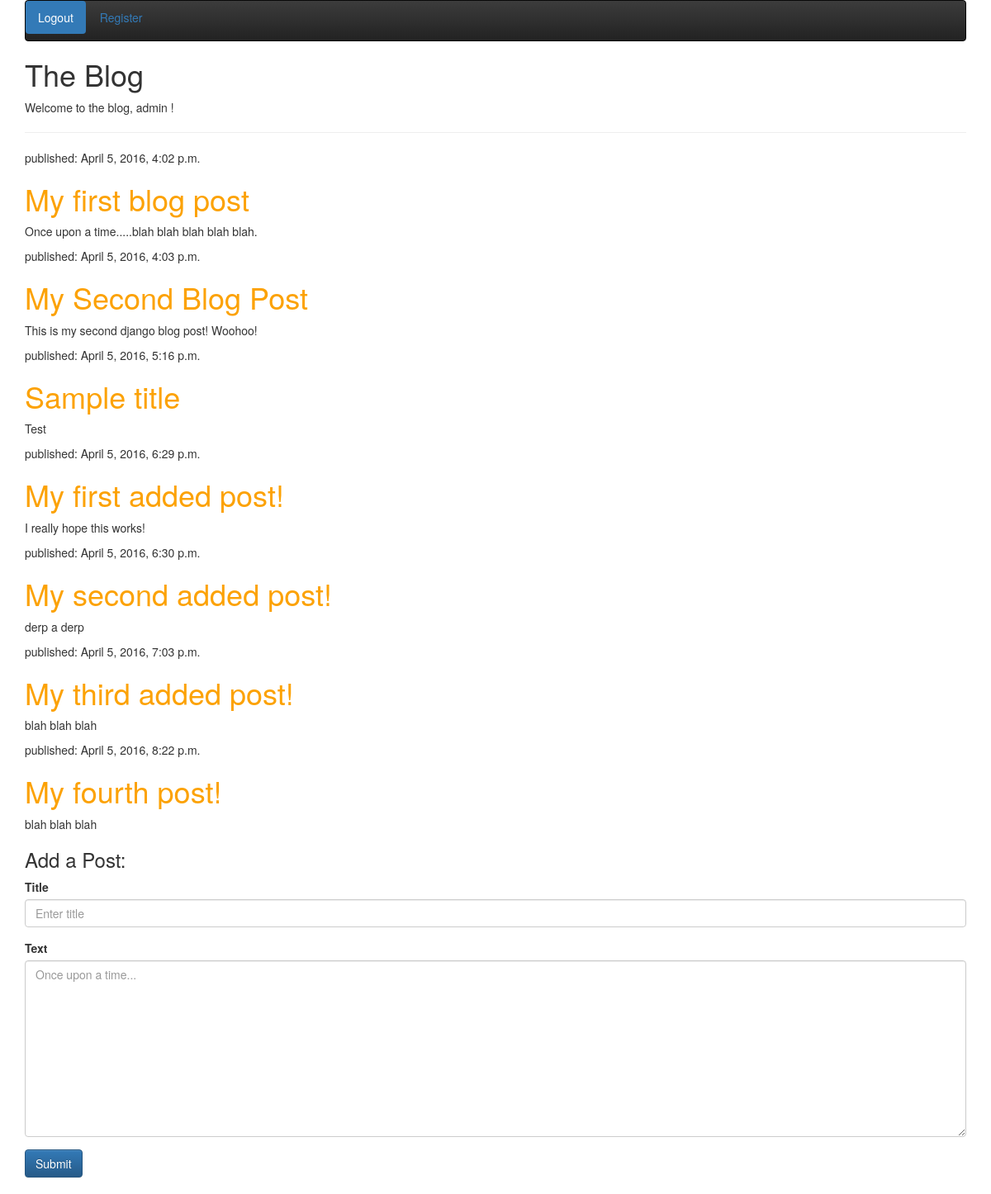
The app's page / (signed in) with its own data.
### my_blog/models.py (models this page shows)
class Post(models.Model):
	author = models.ForeignKey(User)
	title = models.CharField(max_length=200)
	text = models.TextField()
	created_date = models.DateTimeField(default=timezone.now)
	published_date = models.DateTimeField(blank=True, null=True)
	def publish(self):
		self.published_date = timezone.now()
		self.save()
	def __str__(self):
		return self.title

### my_blog/views.py (the view)
# urls.py: url(r'^$', views.post_list, name='post_list'), # Match localhost:8000/ to the view "post_list"
def post_list(request):
    posts = Post.objects.filter(published_date__lte=timezone.now()).order_by('published_date')
    username = request.session['username']
    if(username):
    	return render(request, 'my_blog/post_list.html', {'posts': posts, 'username': username})
    else:
    	return render(request, 'my_blog/post_list.html', {'posts': posts, 'username': ''})

### my_blog/templates/my_blog/post_list.html (shortened to what this page needs)
{% load staticfiles %}
<!DOCTYPE html>
<html lang="en">
  <head>
    <link rel="stylesheet" href="//maxcdn.bootstrapcdn.com/bootstrap/3.2.0/css/bootstrap.min.css">
	  <link rel="stylesheet" href="//maxcdn.bootstrapcdn.com/bootstrap/3.2.0/css/bootstrap-theme.min.css">
    <link rel="stylesheet" href="{% static 'css/style.css' %}">
  </head>
  <body>
    <div class="container">
	    <nav class="navbar navbar-inverse">
	      <ul class="nav nav-pills">
        {% if username == '' %}
	        <li role="presentation" class="active"><a href="/login">Login</a></li>
	        <li role="presentation"><a href="/register">Register</a></li>
        {% else %}
          <li role="presentation" class="active"><a href="/logout">Logout</a></li>
          <li role="presentation"><a href="/register">Register</a></li>
        {% endif %}
	      </ul>
	    </nav>
	    <h1>The Blog</h1>
      {% if username == '' %}
      <p>Welcome to the blog!</p>
      {% else %}
	    <p>Welcome to the blog, {{ username }} !</p>
      {% endif %}
      <hr>
      {% for post in posts %}
          <div>
              <p>published: {{ post.published_date }}</p>
              <h1><a href="{% url 'post_detail' pk=post.pk %}">{{ post.title }}</a></h1>
              <p>{{ post.text|linebreaks }}</p>
          </div>
      {% endfor %}
      {% if username != '' %}
      <h3> Add a Post: </h3>
      <form action="{% url 'post_create' %}" method="post">{% csrf_token %}
        <fieldset class="form-group">
          <label for="exampleInputEmail1">Title</label>
          <input type="text" name="title" class="form-control" id="exampleInputEmail1" placeholder="Enter title">
        </fieldset>
        <fieldset class="form-group">
          <label for="exampleInputPassword1">Text</label>
          <textarea name="text" class="form-control" id="exampleInputPassword1" placeholder="Once upon a time..." rows="10"></textarea>
        </fieldset>
        <button type="submit" class="btn btn-primary">Submit</button>
      </form>
      {% endif %}
      <br>
    </div>
  </body>
</html>

### my_blog/static/css/style.css (style rules this page uses)
h1 a { color: #FCA205; }

### records on screen
Post: published_date "April 5, 2016, 4:02 p.m.", title "My first blog post", text "Once upon a time.....blah blah blah blah blah."
Post: published_date "April 5, 2016, 4:03 p.m.", title "My Second Blog Post", text "This is my second django blog post! Woohoo!"
Post: published_date "April 5, 2016, 5:16 p.m.", title "Sample title", text "Test"
Post: published_date "April 5, 2016, 6:29 p.m.", title "My first added post!", text "I really hope this works!"
Post: published_date "April 5, 2016, 6:30 p.m.", title "My second added post!", text "derp a derp"
Post: published_date "April 5, 2016, 7:03 p.m.", title "My third added post!", text "blah blah blah"
Post: published_date "April 5, 2016, 8:22 p.m.", title "My fourth post!", text "blah blah blah"

### other values on screen
{{ username }} "admin"
